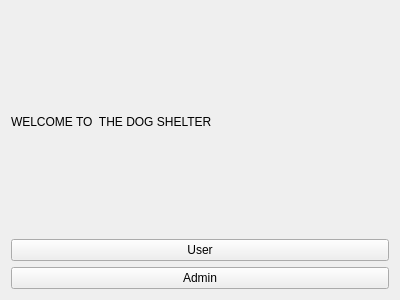
<?xml version="1.0" encoding="UTF-8"?>
<ui version="4.0">
 <class>MainWindow</class>
 <widget class="QWidget" name="MainWindow">
  <property name="geometry">
   <rect>
    <x>0</x>
    <y>0</y>
    <width>400</width>
    <height>300</height>
   </rect>
  </property>
  <property name="windowTitle">
   <string>Form</string>
  </property>
  <layout class="QVBoxLayout" name="verticalLayout">
   <item>
    <widget class="QLabel" name="label">
     <property name="text">
      <string>WELCOME TO  THE DOG SHELTER</string>
     </property>
    </widget>
   </item>
   <item>
    <widget class="QPushButton" name="userBtn">
     <property name="text">
      <string>User</string>
     </property>
    </widget>
   </item>
   <item>
    <widget class="QPushButton" name="adminBtn">
     <property name="text">
      <string>Admin</string>
     </property>
    </widget>
   </item>
  </layout>
 </widget>
 <resources/>
 <connections/>
</ui>
